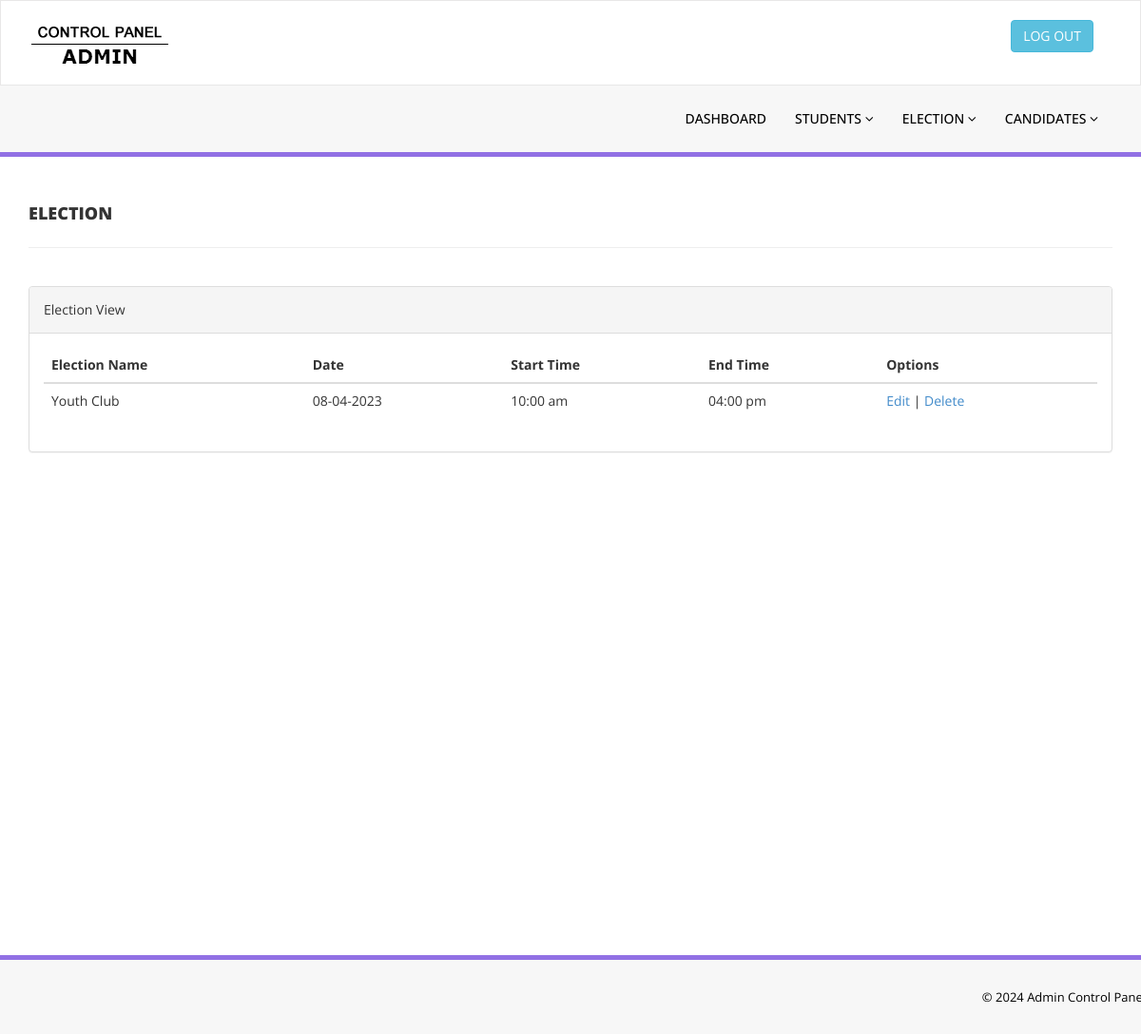
The page /admin/election_view.php (signed in) on the database its author committed.
### tables this page shows
CREATE TABLE IF NOT EXISTS `election` (
  `elesno` int(7) NOT NULL,
  `elename` varchar(50) NOT NULL,
  `eledate` date NOT NULL,
  `elestarttime` time NOT NULL,
  `eleendtime` time NOT NULL
);

### admin/election_view.php (the view, shortened to what this page needs)
<?php require_once('../Connections/Connection.php'); ?>
<?php
$query_RsSelectElection = "SELECT * FROM election ORDER BY elename ASC";
$RsSelectElection = mysql_query($query_RsSelectElection, $Connection) or die(mysql_error());
$row_RsSelectElection = mysql_fetch_assoc($RsSelectElection);
?>
<?php
function changeDateFormat($strMyDate,$strCurrentFormat,$strNewFormat)
{
	$date = date_parse_from_format($strCurrentFormat,$strMyDate);
	return date($strNewFormat, mktime($date['hour'],
										$date['minute'],
										$date['second'],
										$date['month'],
										$date['day'],
										$date['year']));
}
?>
<!DOCTYPE html>
<html xmlns="http://www.w3.org/1999/xhtml">
<head>
    <link href="../assets/css/bootstrap.css" rel="stylesheet" />
    <link href="../assets/css/font-awesome.css" rel="stylesheet" />
    <link href="../assets/css/style.css" rel="stylesheet" />
</head>
<body>
    <?php require_once('header_top.php'); ?>
    <section class="menu-section">
        <div class="container">
            <?php require_once('menu.php'); ?>
        </div>
    </section>
    <div class="content-wrapper">
         <div class="container">
        <div class="row pad-botm">
            <div class="col-md-12">
                <h4 class="header-line">Election</h4>
                            </div>
        </div>
        <div class="row">
                <div class="col-md-12">
                    <div class="panel panel-default">
                        <div class="panel-heading">
                            Election View
                      </div>
                        <div class="panel-body">
                            <div class="table-responsive">
                                <table class="table table-hover">
                                    <thead>
                                        <tr>
                                            <th>Election Name</th>
                                            <th>Date</th>
                                            <th>Start Time</th>
                                            <th>End Time</th>
                                            <th>Options</th>
                                        </tr>
                                    </thead>
                                    <tbody>
                                    <?php do { ?>
                                        <tr>
                                            <td><?php echo $row_RsSelectElection['elename']; ?></td>
                                      <td><?php echo changeDateFormat($row_RsSelectElection['eledate'],"Y-m-d", "d-m-Y"); ?></td>
                                      <td><?php echo date('h:i a', strtotime($row_RsSelectElection['elestarttime'])); ?></td>
                                      <td><?php echo date('h:i a', strtotime($row_RsSelectElection['eleendtime'])); ?></td>
                                            <td><a href="election_edit.php?id=<?php echo $row_RsSelectElection['elesno']; ?>">Edit</a> | <a href="election_delete.php?id=<?php echo $row_RsSelectElection['elesno']; ?>" onclick="return confirm('Are you sure you want to delete?');">Delete</a></td>
                                        </tr>
                                        <?php } while ($row_RsSelectElection = mysql_fetch_assoc($RsSelectElection)); ?>
                                    </tbody>
                                </table>
                            </div>
                        </div>
                    </div>
                </div>
            </div>
    </div>
    </div>
    <section class="footer-section">
        <div class="container">
            <?php require_once('footer_copyright.php'); ?>
        </div>
    </section>
</body>
</html>

### assets/css/style.css (style rules this page uses)
.content-wrapper { margin-top: 40px; min-height:800px; padding-bottom:90px; }
.header-line { font-weight:900; padding-bottom:25px; border-bottom:1px solid #eeeeee; text-transform:uppercase; }
.pad-botm { padding-bottom:30px; }
.menu-section { background-color: #f7f7f7; border-bottom:5px solid #9170E4; width:100% }
.footer-section { padding:25px 50px 25px 50px; color:#000; font-size:13px; background-color: #f7f7f7; text-align:right; border-top:5px solid #9170E4; }

### rows shown on the page
election: elename "Youth Club", eledate "08-04-2023", elestarttime "10:00 am", eleendtime "04:00 pm"
